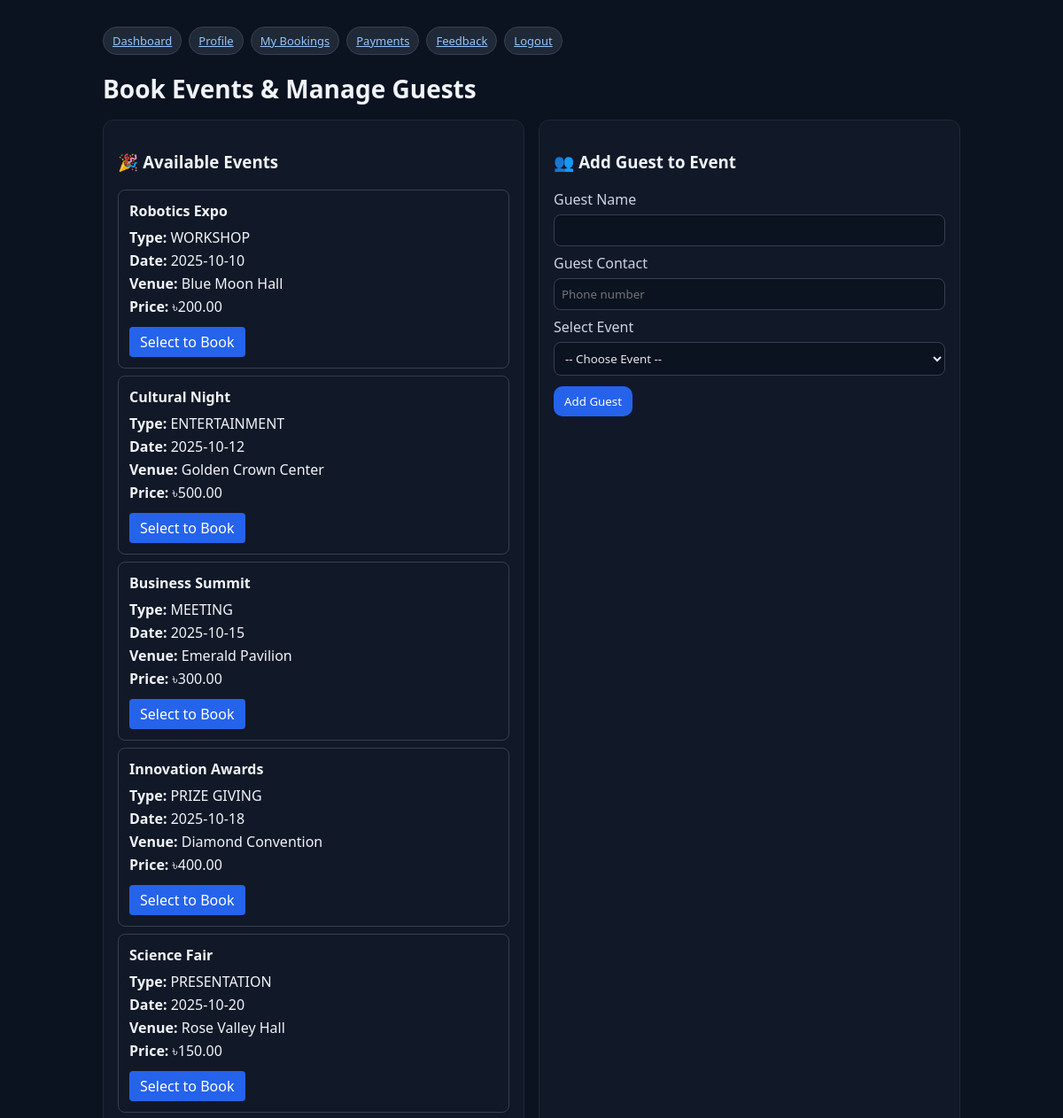
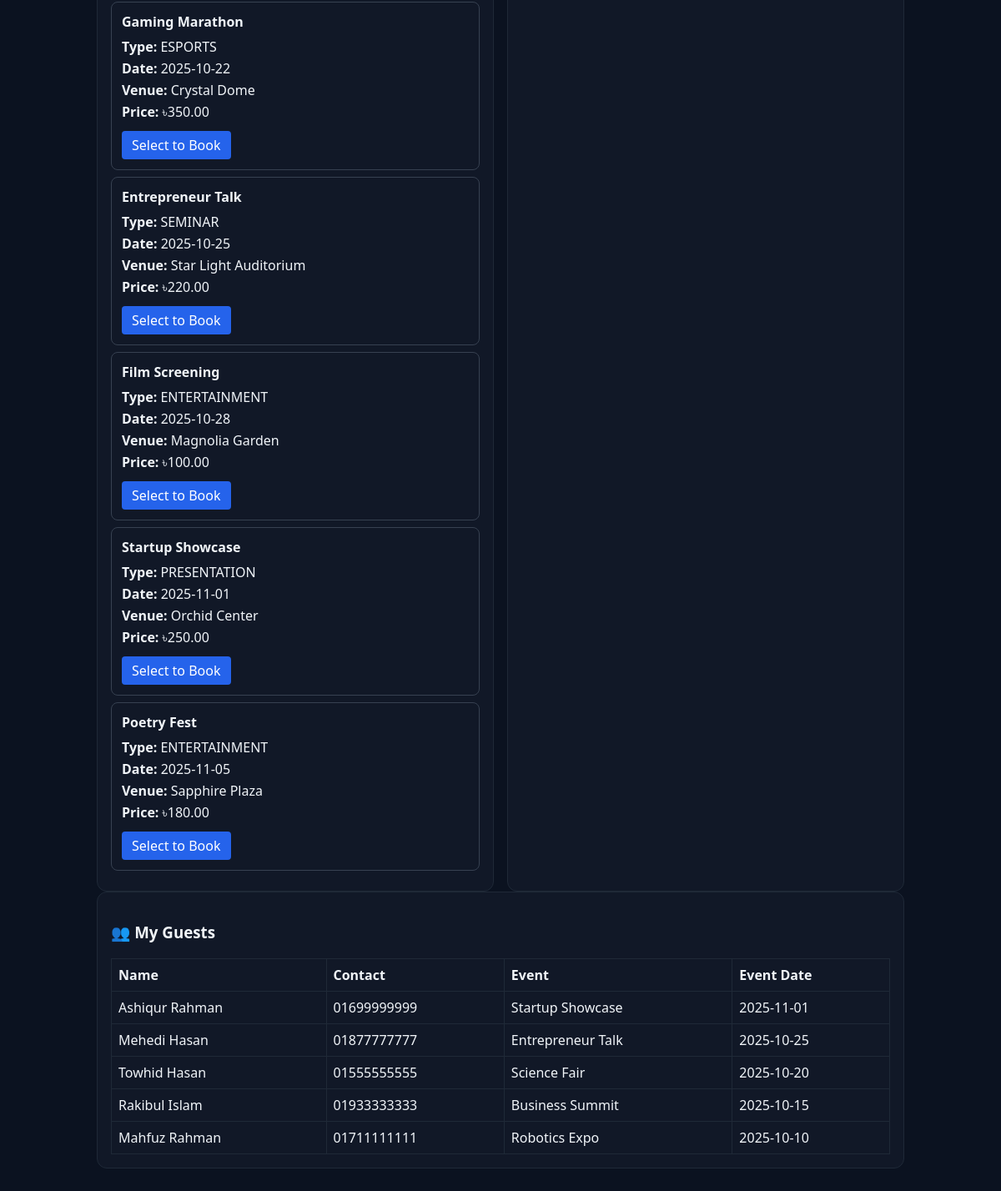
The page /client/book_event.php (signed in) on the database its author committed (2 pictures, top to bottom).
### tables this page shows
CREATE TABLE Events (
    event_id VARCHAR(5) PRIMARY KEY,
    event_name VARCHAR(100),
    event_type ENUM('ESPORTS','PRESENTATION','PRIZE GIVING','MEETING','SEMINAR','WORKSHOP','ENTERTAINMENT') DEFAULT 'MEETING',
    event_date DATE,
    venue_id VARCHAR(5),
    meal_id VARCHAR(5),
    guest_count INT,
    ticket_cost DECIMAL(12,2),
    CONSTRAINT fk_events_venue FOREIGN KEY (venue_id) REFERENCES Venues(venue_id) ON DELETE SET NULL,
    CONSTRAINT fk_events_meal FOREIGN KEY (meal_id) REFERENCES Meals(meal_id) ON DELETE SET NULL,
    CONSTRAINT uq_events_booking UNIQUE (venue_id, event_date, event_type)
);

CREATE TABLE Venues (
    venue_id VARCHAR(5) PRIMARY KEY,
    venue_name VARCHAR(100),
    venue_capacity INT,
    manager_id VARCHAR(5),
    venue_cost DECIMAL(12,2),
    house VARCHAR(100),
    road VARCHAR(100),
    city VARCHAR(100),
    CONSTRAINT fk_venues_manager FOREIGN KEY (manager_id) REFERENCES Managers(manager_id) ON DELETE SET NULL
);

CREATE TABLE Guests (
    guest_id VARCHAR(5) PRIMARY KEY,
    guest_name VARCHAR(100),
    guest_contact VARCHAR(20),
    event_id VARCHAR(5),
    customer_id VARCHAR(5),
    CONSTRAINT fk_guests_event FOREIGN KEY (event_id) REFERENCES Events(event_id) ON DELETE CASCADE,
    CONSTRAINT fk_guests_customer FOREIGN KEY (customer_id) REFERENCES Customers(customer_id) ON DELETE CASCADE
);

### client/book_event.php (the view, shortened to what this page needs)
<?php
require_once __DIR__ . '/../includes/db.php';
$customer_id = $_SESSION['customer_id'];
$events = $pdo->query("
    SELECT e.*, v.venue_name, v.venue_capacity, m.meal_name
    FROM Events e
    LEFT JOIN Venues v ON e.venue_id = v.venue_id
    LEFT JOIN Meals m ON e.meal_id = m.meal_id
    WHERE e.event_date >= CURDATE()
    ORDER BY e.event_date ASC
")->fetchAll();
$myguests = $pdo->prepare("
    SELECT g.*, e.event_name, e.event_date
    FROM Guests g
    LEFT JOIN Events e ON g.event_id = e.event_id
    WHERE g.customer_id = ?
    ORDER BY e.event_date DESC
");
$myguests->execute([$customer_id]);
$myguests = $myguests->fetchAll();
?>
<!doctype html>
<html><head><meta charset="utf-8"><link rel="stylesheet" href="../assets/style.css"><title>Book Events</title></head><body>
<div class="container">
  <div class="nav">
  <a class="badge" href="dashboard.php">Dashboard</a>
  <a class="badge" href="profile.php">Profile</a>
  <a class="badge" href="my_bookings.php">My Bookings</a>
  <a class="badge" href="payment.php">Payments</a>
  <a class="badge" href="feedback.php">Feedback</a>
  <a class="badge" href="../logout.php">Logout</a>
</div>
  <h1>Book Events & Manage Guests</h1>
  <div class="grid">
    <div class="card">
      <h3>🎉 Available Events</h3>
      <?php if(empty($events)): ?>
        <p>No upcoming events available.</p>
      <?php else: ?>
        <?php foreach($events as $e): ?>
        <div style="border:1px solid #374151;border-radius:8px;padding:12px;margin:8px 0;">
          <h4 style="margin:0 0 8px 0;"><?=htmlspecialchars($e['event_name'])?></h4>
          <p style="margin:4px 0;"><strong>Type:</strong> <?=htmlspecialchars($e['event_type'])?></p>
          <p style="margin:4px 0;"><strong>Date:</strong> <?=htmlspecialchars($e['event_date'])?></p>
          <p style="margin:4px 0;"><strong>Venue:</strong> <?=htmlspecialchars($e['venue_name'] ?: 'TBA')?></p>
          <p style="margin:4px 0;"><strong>Price:</strong> ৳<?=htmlspecialchars($e['ticket_cost'])?></p>
          <a href="?event_id=<?=htmlspecialchars($e['event_id'])?>"
             style="background:#2563eb;color:white;padding:6px 12px;border-radius:4px;text-decoration:none;display:inline-block;margin-top:8px;">
             Select to Book
          </a>
        </div>
        <?php endforeach; ?>
      <?php endif; ?>
    </div>
    <div class="card">
      <h3>👥 Add Guest to Event</h3>
      <form method="post" class="row">
        <label>Guest Name</label><input name="guest_name" required />
        <label>Guest Contact</label><input name="guest_contact" placeholder="Phone number" />
        <label>Select Event</label>
        <select name="event_id" required>
          <option value="">-- Choose Event --</option>
        </select>
        <button name="add_guest">Add Guest</button>
      </form>
    </div>
  </div>
  <?php if(!empty($myguests)): ?>
  <div class="card">
    <h3>👥 My Guests</h3>
    <table class="table">
      <tr><th>Name</th><th>Contact</th><th>Event</th><th>Event Date</th></tr>
      <?php foreach($myguests as $g): ?>
      <tr>
        <td><?=htmlspecialchars($g['guest_name'])?></td>
        <td><?=htmlspecialchars($g['guest_contact'])?></td>
        <td><?=htmlspecialchars($g['event_name'])?></td>
        <td><?=htmlspecialchars($g['event_date'])?></td>
      </tr>
      <?php endforeach; ?>
    </table>
  </div>
  <?php endif; ?>
</div>
</body></html>

### assets/style.css (style rules this page uses)
* { box-sizing:border-box;font-family:system-ui,Segoe UI,Roboto,Arial }
body { margin:0;background:#0b1220;color:#f1f5f9 }
a { color:#93c5fd }
.container { max-width:1000px;margin:30px auto;padding:0 16px }
h1 { font-size:28px;margin-bottom:16px }
.grid { display:grid;grid-template-columns:repeat(auto-fit,minmax(280px,1fr));gap:16px }
.card { background:#111827;border:1px solid #1f2937;border-radius:12px;padding:16px }
label { display:block;margin-top:8px;color:#cbd5e1 }
input,select,textarea { width:100%;padding:8px;border-radius:8px;border:1px solid #374151;background:#0b1220;color:#e5e7eb;margin-top:6px }
button { margin-top:12px;padding:8px 12px;border:0;border-radius:10px;background:#2563eb;color:white;cursor:pointer }
.table { width:100%;border-collapse:collapse;margin-top:12px }
.table th,.table td { border:1px solid #1f2937;padding:8px;text-align:left }
.nav { display:flex;gap:8px;margin-bottom:12px }
.badge { background:#1f2937;border:1px solid #374151;border-radius:999px;padding:6px 10px;font-size:13px }

### rows shown on the page
events: event_name "Robotics Expo", event_type "WORKSHOP", event_date "2025-10-10", venue.venue_name "Blue Moon Hall", ticket_cost "200.00"
events: event_name "Cultural Night", event_type "ENTERTAINMENT", event_date "2025-10-12", venue.venue_name "Golden Crown Center", ticket_cost "500.00"
events: event_name "Business Summit", event_type "MEETING", event_date "2025-10-15", venue.venue_name "Emerald Pavilion", ticket_cost "300.00"
events: event_name "Innovation Awards", event_type "PRIZE GIVING", event_date "2025-10-18", venue.venue_name "Diamond Convention", ticket_cost "400.00"
events: event_name "Science Fair", event_type "PRESENTATION", event_date "2025-10-20", venue.venue_name "Rose Valley Hall", ticket_cost "150.00"
events: event_name "Gaming Marathon", event_type "ESPORTS", event_date "2025-10-22", venue.venue_name "Crystal Dome", ticket_cost "350.00"
events: event_name "Entrepreneur Talk", event_type "SEMINAR", event_date "2025-10-25", venue.venue_name "Star Light Auditorium", ticket_cost "220.00"
events: event_name "Film Screening", event_type "ENTERTAINMENT", event_date "2025-10-28", venue.venue_name "Magnolia Garden", ticket_cost "100.00"
events: event_name "Startup Showcase", event_type "PRESENTATION", event_date "2025-11-01", venue.venue_name "Orchid Center", ticket_cost "250.00"
events: event_name "Poetry Fest", event_type "ENTERTAINMENT", event_date "2025-11-05", venue.venue_name "Sapphire Plaza", ticket_cost "180.00"
guests: guest_name "Ashiqur Rahman", guest_contact "01699999999", event.event_name "Startup Showcase", event.event_date "2025-11-01"
guests: guest_name "Mehedi Hasan", guest_contact "01877777777", event.event_name "Entrepreneur Talk", event.event_date "2025-10-25"
guests: guest_name "Towhid Hasan", guest_contact "01555555555", event.event_name "Science Fair", event.event_date "2025-10-20"
guests: guest_name "Rakibul Islam", guest_contact "01933333333", event.event_name "Business Summit", event.event_date "2025-10-15"
guests: guest_name "Mahfuz Rahman", guest_contact "01711111111", event.event_name "Robotics Expo", event.event_date "2025-10-10"
